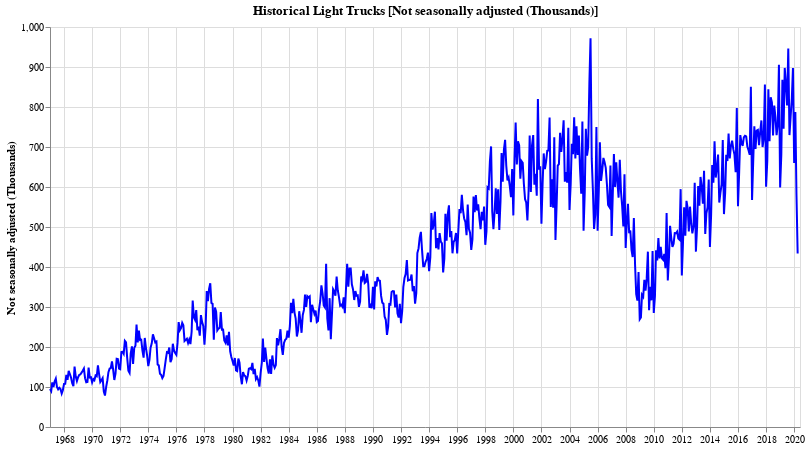

The code cell stored with this chart in its notebook:
### Code cell
doChart(df_light_trucks, 'Not seasonally adjusted (Thousands)', 'Light Trucks')

### Figure 1 — Vega-Lite specification as saved in the notebook (floating-point values rounded to 4 significant figures; data arrays with more than 128 entries replaced by an {"elided": "..."} marker saying what was removed)
{"config": {"view": {"continuousWidth": 400, "continuousHeight": 300}}, "data": {"name": "data-7763015524f2a2f88353eef9ffad3099"}, "mark": {"type": "line", "color": "blue"}, "background": "white", "encoding": {"x": {"type": "temporal", "axis": {"title": ""}, "field": "dt"}, "y": {"type": "quantitative", "field": "Not seasonally adjusted (Thousands)"}}, "height": 400, "title": "Historical Light Trucks [Not seasonally adjusted (Thousands)]", "width": 750, "$schema": "https://vega.github.io/schema/vega-lite/v4.8.1.json", "datasets": {"data-7763015524f2a2f88353eef9ffad3099": {"elided": "642 records"}}}
